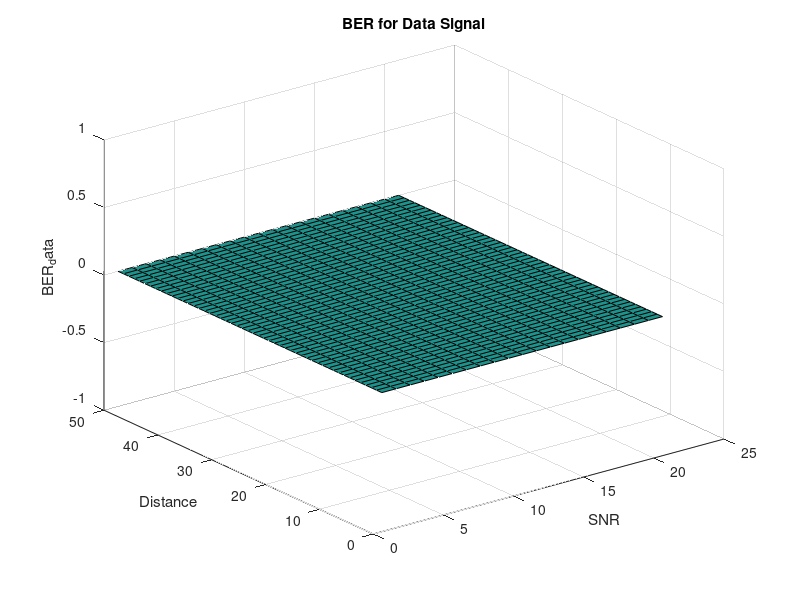
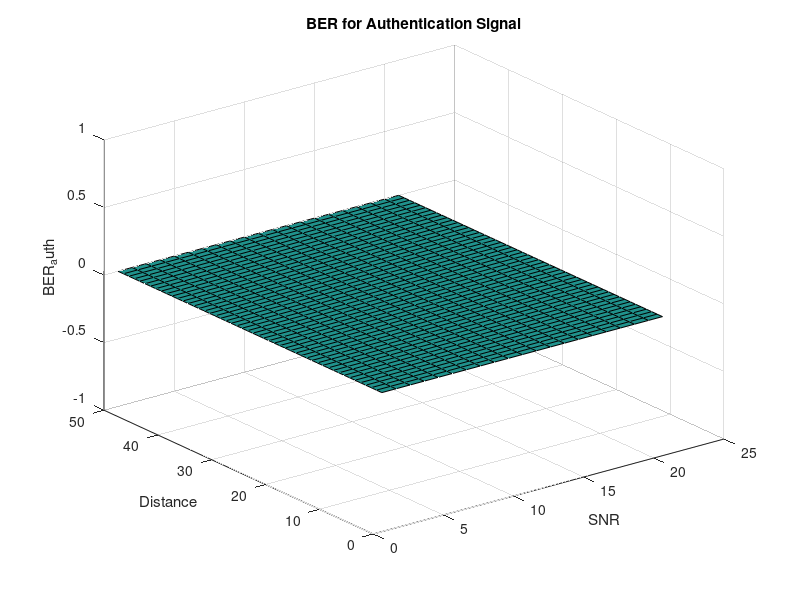

MATLAB code to generate these figures, in order:
%% SINGLE SIMULATION - TEMPLATE

clear;
clc;

N = 50; % Number of simulation rounds
% Over class of Bluetooth, we have the following:
% Class 1 = 20 dB in power and expected distance of 100 m.
% Here, we establish an avg range in which to send 10 dB of 50 m.,
% according to Bluetooth class 1

% Definition of SNR
SNR_min = 10; % Minimum SNR in dB
SNR_max = 30; % Maximum SNR in dB
SNR_step = -1; % SNR step size
SNR = SNR_max:SNR_step:SNR_min;
power = 10.^(SNR/10);

% Define signal parameters
signal_length = 100; % Length of the signals
% Determine min and max power (over range of Bluetooth and its bounds)
% Ideally, between avg value (-20; 20) is for all Bluetooth
power_X = -10; % Power for bit 0
power_Y = 10; % Power for bit 1

std_th_minus = power_X;
std_th_plus = power_Y;

% Fixed threshold for authentication signal: assuming this is lower than
% the original signal, since auth + data gives received signal
std_th_auth_plus = +5;
std_th_auth_minus = -5;

% Initialize signals
data_signal = zeros(1, signal_length);
authentication_signal = zeros(1, signal_length);

% Generate data signal
binary_data = randi([0, 1], 1, signal_length); % Binary form
% "Real" form - Assigning to each bit its value of relativ power 
for i = 1:signal_length
    if binary_data(i) == 1
        data_signal(i) = power_Y;
    else
        data_signal(i) = power_X;
    end
end

% Generate authentication signal
binary_auth = randi([0, 1], 1, signal_length);
for i = 1:signal_length
    if binary_auth(i) == 1
        authentication_signal(i) = std_th_auth_plus;
    else
        authentication_signal(i) = std_th_auth_minus;
    end
end

% Definition of simulation parameters
% Distance = max. 50 m. with step 1 (from 1 to 50)
% FA rate = increasing rate
% MD rate = increasing rate

% When FA increases, MD decreases
% Conversely, when FA decreases, MD increases
% FA is important but slightly less than MD
% The second one allows to find how many errors we do
% because false positives are slightly different problems

% Conventionally and looking at other sims, we find value to
% be beneath the decimal threshold

% Define simulation parameters
max_distance = 50; % Maximum distance in meters

% Initialize arrays to store target FA and MD rates
target_FA_rates = zeros(max_distance, length(SNR));
target_MD_rates = zeros(max_distance, length(SNR));

% Define ranges for FA rates
min_FA_rate = 0.01; % Minimum FA rate
max_FA_rate = 0.3; % Maximum FA rate
FA_step = 0.01; % FA step size

% Define ranges for MD rates
min_MD_rate = 0.1; % Minimum MD rate
max_MD_rate = 0.5; % Maximum MD rate
MD_step = 0.01; % MD step size

% Generate target FA and MD rates for each distance and SNR
for j = 1:max_distance
    for k = 1:length(SNR)
        % Generate target MD and FA rates with increasing rate for each distance and SNR
        FA_increment = (max_FA_rate - min_FA_rate) / length(SNR);
        target_FA_rates(j, k) = min_FA_rate + (k - 1) * FA_increment;
        
        MD_increment = (max_MD_rate - min_MD_rate) / length(SNR);
        target_MD_rates(j, k) = min_MD_rate + (k - 1) * MD_increment;
    end
end

% Initialize signal S
S = zeros(1, signal_length);

% Combine signals bit by bit
for i = 1:signal_length
    % Combine bits from data_signal and authentication_signal
    S(i) = data_signal(i) + authentication_signal(i);
end

% 10 (data bit 1) + (-5) (auth bit 0) = 5 (discordant bits)
% -10 (data bit 0) + (-5) (auth bit 0) = -15 (concordant bits)
% -10 (data bit 0) + (5) (auth bit 1) = 5 (discordant bits)

% Assuming center is 0 (given the signal is -10 and 10)
center = 0;

wrong_auth_bits = 0;
wrong_data_bits = 0;

n_allowed_bits_auth = 3;

BER_data_vec = zeros(max_distance, length(SNR));
BER_auth_vec = zeros(max_distance, length(SNR));

% Initialize arrays to store received data and authentication bits
received_data = zeros(1, signal_length);
received_auth = zeros(1, signal_length);

% Loop through each distance
for j = 1:max_distance
    % Loop through each SNR level
    for k = 1:length(SNR)
        % Generate the received signal by adding AWGN
        received_signal = awgn(S, SNR(k));

        % Zeroing bits at every iteration
        wrong_data_bits = 0;
        wrong_auth_bits = 0;

        %% VARIABLE THRESHOLDS DEFINITION
            
        % First, there is the variable thresholds settings
        
        % Assuming received_signal is already defined as a vector of values
        HH = max(received_signal);    % high high
        LL = min(received_signal);    % low low
        MH = HH/2;  % medium high
        ML = LL/2;  % medium low
        
        % Definition of nearest ML/LM variables
        % made to actually refine the finding of the 4 power values for
        % dynamic thresholding decoding
        nearest_MH = 0;
        nearest_ML = 0;
        
        for i = 1:length(received_signal)
            if received_signal(i) > center % assuming is 0 (in out case)
                if nearest_MH == 0
                    nearest_MH = received_signal(i);  % first value
                elseif abs(received_signal(i) - MH) < abs(nearest_MH - MH)
                    % MH is the theoretical midhigh point, then refined
                    % with the actual value when it is found between
                    % the actual high interval and the highest value
                    nearest_MH = received_signal(i);
                end
            else
                if nearest_ML == 0
                    nearest_ML = received_signal(i);  % first value
                elseif abs(received_signal(i) - ML) < abs(nearest_ML - ML)
                    nearest_ML = received_signal(i);
                    % ML is the theoretical midlow point, then refined
                    % with the actual value when it is found between
                    % the actual low interval and the lowest value
                end
            end
        end
            
        % Second, there is the actual decoding (names matching the drawing
        % in page 2 of 4 of Alessandro's notes of 24-04)
        
        T1 = HH;
        T2 = nearest_MH;
        T3 = nearest_ML;
        T4 = LL;
       
        %% FIXED THRESHOLDS DECODING
        
        % Loop through each bit in the received signal
        for i = 1:signal_length
            % Decode the received signal with fixed thresholds  
            % First, we decode the data and see the wrong bits for BER
            if received_signal(i) >= center 
                received_data(i) = 1;
                % Epsilon allows to retrieve error percentage - this value
                % is strictly dependent on the min/max value of auth
                % signal, given it's the smaller signal
                if round(received_signal(i)) == std_th_auth_plus
                    received_auth(i) = 0;                
                else
                    received_auth(i) = 1;                
                end
            elseif received_signal(i) < center
                received_data(i) = 0;
                if round(received_signal(i)) == std_th_auth_minus
                    received_auth(i) = 1;                
                else
                    received_auth(i) = 0;                
                end
            end
        end

        % Checking the wrong bits in both signals (Hamming distance)
        for i = 1:signal_length
            if received_data(i) ~= binary_data(i) 
                wrong_data_bits = wrong_data_bits + 1;
            end
            if received_auth(i) ~= binary_auth(i) 
                wrong_auth_bits = wrong_auth_bits + 1;
            end
        end

        % Calculate BER for the current iteration
        BER_data = wrong_data_bits / signal_length;
        BER_auth = wrong_auth_bits / signal_length;

        % Zeroing at every iteration
        wrong_auth_bits = 0;
        wrong_data_bits = 0;
        
        if wrong_auth_bits > n_allowed_bits_auth
            %% VARIABLE THRESHOLDS DECODING

            % Loop through each bit in the received signal
            for i = 1:signal_length
                % Received data already avaiable at this stage,
                % theoretically:

                % % Decode the received signal with fixed thresholds  
                % % First, we decode the data and see the wrong bits for BER
                % if received_signal(i) >= center 
                %     received_data(i) = 1;
                % elseif received_signal(i) < center
                %     received_data(i) = 0;
                % end

                % First the 0 encoding (obtain more real values)
                if received_data(i) == 1 && received_signal(i) < T1
                    received_auth(i) = 1;
                end
                if received_data(i) == 1 && received_signal(i) < T2
                    received_auth(i) = 0;
                end
                if received_data(i) == 0 && received_signal(i) > T4
                    received_auth(i) = 0;
                end
                if received_data(i) == 0 && received_signal(i) > T3
                    received_auth(i) = 1;
                end

                % Theoretical perfect decoding

                % if received_data(i) == 1 && received_signal(i) < T1
                %     received_auth(i) = 1;
                % end
                % if received_data(i) == 1 && received_signal(i) < T2
                %     received_auth(i) = 0;
                % end
                % if received_data(i) == 0 && received_signal(i) > T4
                %     received_auth(i) = 0;
                % end
                % if received_data(i) == 0 && received_signal(i) > T3
                %     received_auth(i) = 1;
                % end
                
            end

            % Checking the wrong bits in both signals (Hamming distance)
            for i = 1:signal_length
                if received_data(i) ~= binary_data(i) 
                    wrong_data_bits = wrong_data_bits + 1;
                end
                if received_auth(i) ~= binary_auth(i) 
                    wrong_auth_bits = wrong_auth_bits + 1;
                end
            end

            % Calculate BER for the current iteration considering 
            % the new variable thresholds decoding
            BER_data = wrong_data_bits / signal_length;
            BER_auth = wrong_auth_bits / signal_length;

            % Store BER values in the vectors
            BER_data_vec(j, k) = BER_data;
            BER_auth_vec(j, k) = BER_auth;
        end
    end
end

% Plot BER_data
figure;
surf(BER_data_vec);
xlabel('SNR');
ylabel('Distance');
zlabel('BER_data');
title('BER for Data Signal');

% Plot BER_auth
figure;
surf(BER_auth_vec);
xlabel('SNR');
ylabel('Distance');
zlabel('BER_auth');
title('BER for Authentication Signal');
